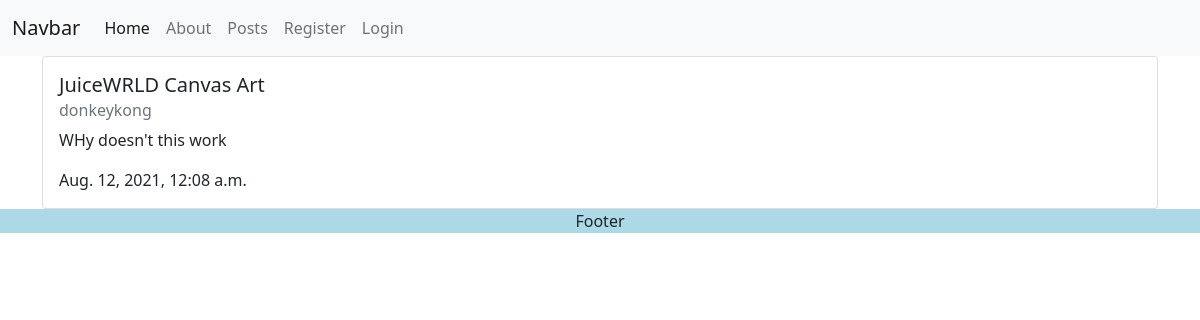
Screenshot of /posts/8 with the database file from the repository.
### blog/models.py (models this page shows, shortened)
class Post(models.Model):
    title = models.CharField(max_length=255)
    author = models.ForeignKey(User, on_delete=models.CASCADE)
    content = models.TextField()
    date_posted = models.DateTimeField(auto_now_add=True)

### blog/views.py (the view)
# urls.py: path('posts/<int:post_id>', views.individualPost, name='blog-individualpost'),
def individualPost(request,post_id):
    post = Post.objects.get(id=post_id)
    context = {'p':post}
    return render(request, 'blog/individualpost.html', context)

### blog/templates/blog/individualpost.html (shortened to what this page needs)
{% extends 'blog/base.html' %}
{% block content %}
    <div class="card">
        <div class="card-body">
            <h5 class="card-title">{{ p.title }}</h5>
            <h6 class="card-subtitle mb-2 text-muted">{{ p.author }}</h6>
            <p class="card-text">{{ p.content }}</p>
            <p class="card-text">{{ p.date_posted }}</p>
        </div>
    </div>
{% endblock %}

### rows the page displays
Post: title "JuiceWRLD Canvas Art", author "donkeykong", content "WHy doesn't this work", date_posted "Aug. 12, 2021, 12:08 a.m."
